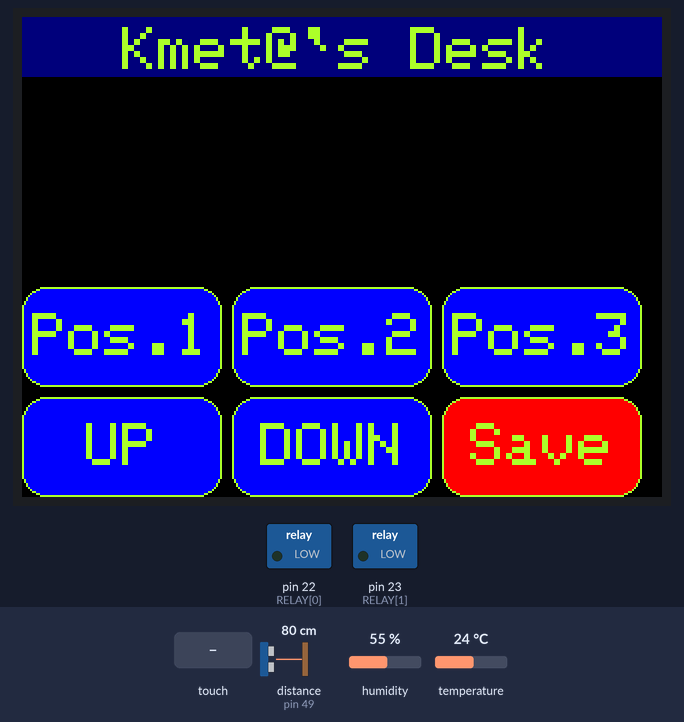
The sketch below on a simulated Arduino Mega 2560, built with avr-gcc and run on an emulated ATmega2560. Shown: 320×240 colour display, switched loads named in the sketch (green lamp = pin HIGH). Wiring (inferred from the names in the program): ultrasonic range finder: trigger pin 51; echo pin 49. The test bench sets the inputs (shaded band); at power-on: distance to the obstacle (sensor on pin 49) 80 cm, humidity 55 %, temperature 24 °C. The echo pulse lasts 58.3 µs per cm; pins used as bus, display or sensor lines are not drawn; what the sketch prints to the serial monitor is not drawn.

Above: at 1.5 s.
1.6 s: touch panel pressed at 87 % / 10 % of its raw x / y range
At 2.3 s:
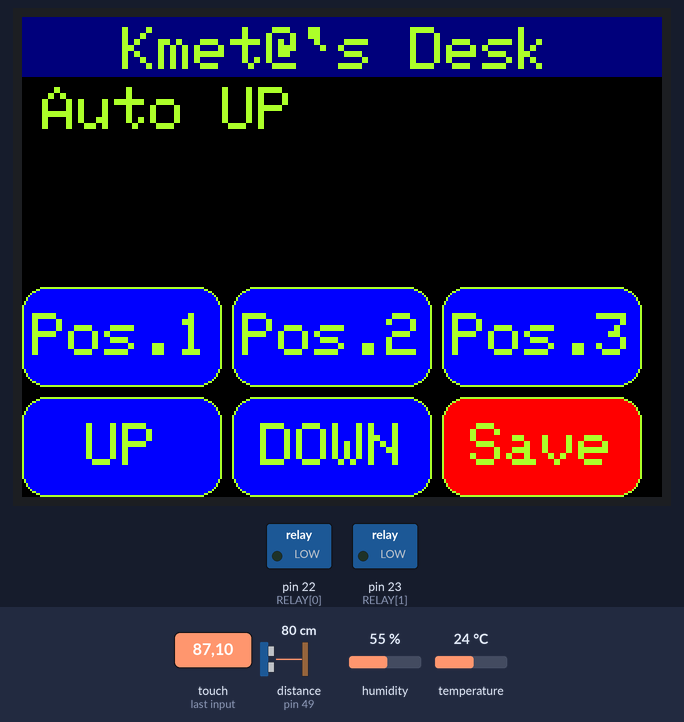
4.0 s: touch panel pressed at 13 % / 30 % of its raw x / y range
At 4.8 s:
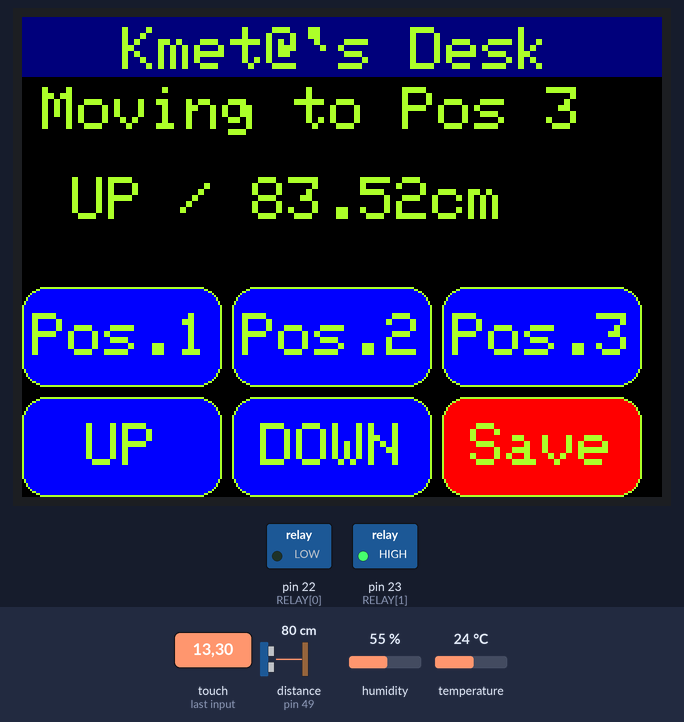
6.4 s: distance to the obstacle (sensor on pin 49) set to 9 cm
At 7.7 s:
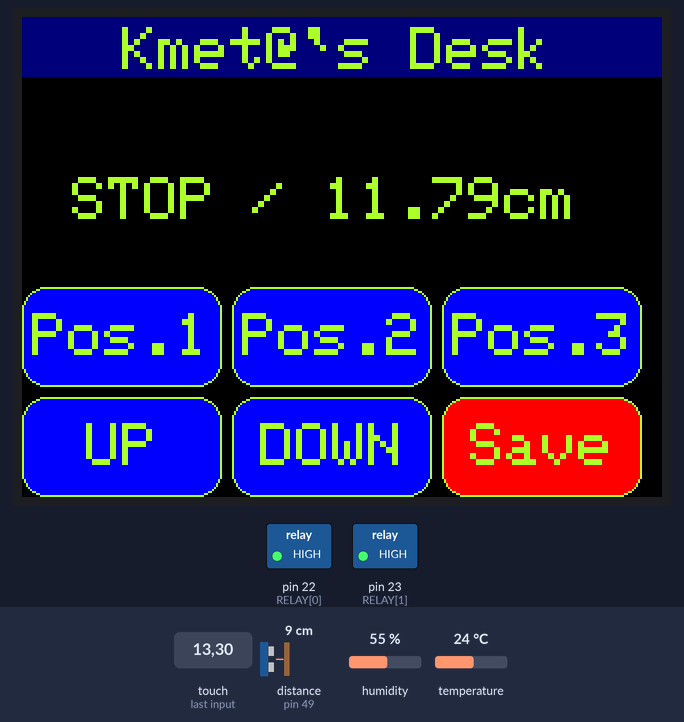
8.0 s: touch panel pressed at 13 % / 10 % of its raw x / y range
At 8.08 s:
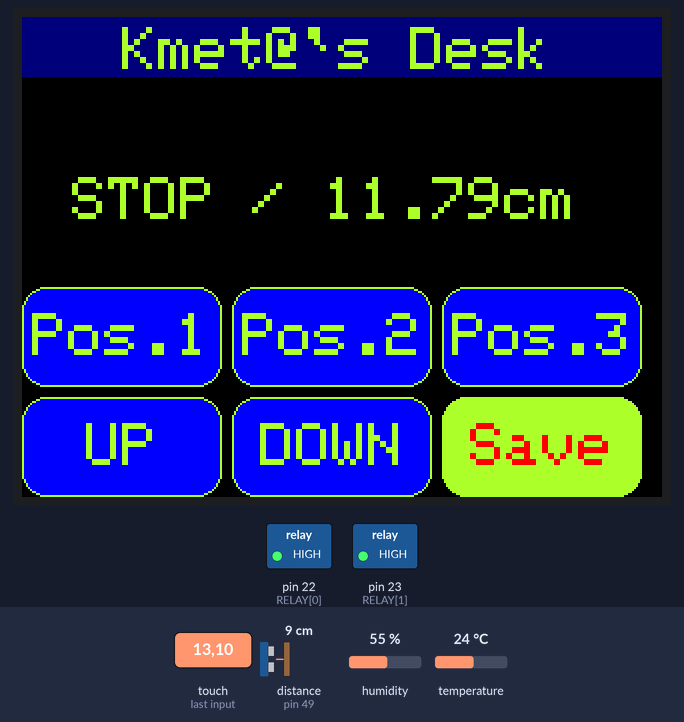
Timing chart, 0 to 11.0 s (numbered marks = the images above; inputs shaded):
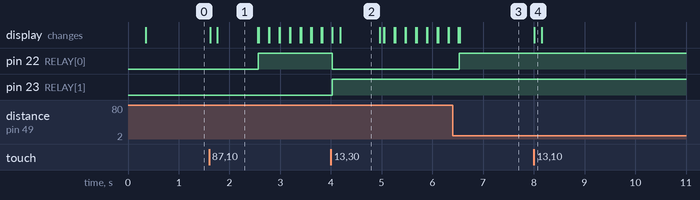

Measured:
- after the input at 1.6 s, pin 22 (RELAY[0]): LOW → HIGH after 0.97 s; the display: first changes at once (image 1 shows a later state)
- after the input at 4.0 s, pin 22 (RELAY[0]): HIGH → LOW at once; pin 23 (RELAY[1]): LOW → HIGH at once; the display: first changes at once (image 2 shows a later state)
- after the input at 6.4 s, pin 22 (RELAY[0]): LOW → HIGH after 0.13 s; the display: first differs from a run without the input after 0.14 s (image 3 shows a later state)
- after the input at 8.0 s, the display: changes at once (image 4)
- what the display in image 1 shows lasts 0.8 s, from 1.8 s to 2.6 s

The sketch:

DescControllerTouch.ino
```cpp
#include <Adafruit_GFX.h>    // Core graphics library
#include <Adafruit_TFTLCD.h> // Hardware-specific library
#include <TouchScreen.h>
#include <DHT.h>

#define LCD_CS A3 // Chip Select goes to Analog 3
#define LCD_CD A2 // Command/Data goes to Analog 2
#define LCD_WR A1 // LCD Write goes to Analog 1
#define LCD_RD A0 // LCD Read goes to Analog 0
#define LCD_RESET A4 // Can alternately just connect to Arduino's reset pin

#define DHTPIN  53
#define DHTTYPE DHT22     // DHT 22  (AM2302)

#define BLACK   0x0000
#define BLUE    0x001F
#define RED     0xF800
#define GREEN   0x07E0
#define CYAN    0x07FF
#define MAGENTA 0xF81F
#define YELLOW  0xFFE0
#define WHITE   0xFFFF

// Color definitions
#define ILI9341_BLACK       0x0000      /*   0,   0,   0 */
#define ILI9341_NAVY        0x000F      /*   0,   0, 128 */
#define ILI9341_DARKGREEN   0x03E0      /*   0, 128,   0 */
#define ILI9341_DARKCYAN    0x03EF      /*   0, 128, 128 */
#define ILI9341_MAROON      0x7800      /* 128,   0,   0 */
#define ILI9341_PURPLE      0x780F      /* 128,   0, 128 */
#define ILI9341_OLIVE       0x7BE0      /* 128, 128,   0 */
#define ILI9341_LIGHTGREY   0xC618      /* 192, 192, 192 */
#define ILI9341_DARKGREY    0x7BEF      /* 128, 128, 128 */
#define ILI9341_BLUE        0x001F      /*   0,   0, 255 */
#define ILI9341_GREEN       0x07E0      /*   0, 255,   0 */
#define ILI9341_CYAN        0x07FF      /*   0, 255, 255 */
#define ILI9341_RED         0xF800      /* 255,   0,   0 */
#define ILI9341_MAGENTA     0xF81F      /* 255,   0, 255 */
#define ILI9341_YELLOW      0xFFE0      /* 255, 255,   0 */
#define ILI9341_WHITE       0xFFFF      /* 255, 255, 255 */
#define ILI9341_ORANGE      0xFD20      /* 255, 165,   0 */
#define ILI9341_GREENYELLOW 0xAFE5      /* 173, 255,  47 */
#define ILI9341_PINK        0xF81F

#define BUTTON_X 50
#define BUTTON_Y 160
#define BUTTON_W 100
#define BUTTON_H 50
#define BUTTON_SPACING_X 5
#define BUTTON_SPACING_Y 5
#define BUTTON_TEXTSIZE 3

//#define YP A3
//#define XM A2
//#define YM 9
//#define XP 8

#define YP A2
#define XM A3
#define YM 8
#define XP 9

//#define YP A1
//#define XM A2
//#define YM 7
//#define XP 6

//#define TS_MINX 150
//#define TS_MINY 120
//#define TS_MAXX 920
//#define TS_MAXY 940

#define TS_MINX 150
#define TS_MINY 120
#define TS_MAXX 920
#define TS_MAXY 940

#define SENSITIVITY 300
#define MINPRESSURE 25
#define MAXPRESSURE 1000

#define ACCURACY 0.50
#define ERRORCORRECTION 0.30

Adafruit_TFTLCD     tft(LCD_CS, LCD_CD, LCD_WR, LCD_RD, LCD_RESET);
TouchScreen         ts = TouchScreen(XP, YP, XM, YM, SENSITIVITY);
Adafruit_GFX_Button buttons[6];

uint16_t buttoncolors[6] = {ILI9341_RED, ILI9341_BLUE, ILI9341_BLUE, ILI9341_BLUE, ILI9341_BLUE, ILI9341_BLUE};
char*    buttonTitles[6] = {"Save", "Pos.1", "Pos.2","Pos.3", "UP","DOWN"};

const int RELAY[]       = {22,23};  //RELAY[0] and RELAY[1] to access the pins
const int trigPin       = 51;
const int echoPin       = 49;

const uint8_t MANUAL    = 1; //a constant to indicate manual mode
const uint8_t AUTOMATIC = 2; //a constant to indicate automatic mode

const int measureInterval     = 800;
const int displayTempInterval = 30000;

const float deskWidth        = 3;
const float deskMinPossition = 65.50;
const float deskMaxPossition = 110.50;
const char  deskName[]       = {"Kmet@`s Desk"};

float newPosition    = 0;
float oldPosition    = 0;
float targetPosition = 0;

unsigned long previousMillis            = 0;
unsigned long currentMillis             = 0;
unsigned long previousMillisDisplay     = 0;
unsigned long previousMillisTempDisplay = 0;

float memPosition[] = {5.5,10.5,11.5};
uint8_t MODE        = MANUAL;

bool btnSavePressed = false;
bool btnPos1Pressed = false;
bool btnPos2Pressed = false;
bool btnPos3Pressed = false;
bool btnUPPressed   = false;
bool btnDownPressed = false;

TSPoint p;
DHT     dht(DHTPIN, DHTTYPE);

void setup(void)
{
  Serial.begin(9600);
  InitilizeScreen();
  pinMode(RELAY[0], OUTPUT);
  pinMode(RELAY[1], OUTPUT);
  pinMode(trigPin, OUTPUT);
  pinMode(echoPin, INPUT);
  dht.begin();
}

void InitilizeScreen()
{
  Serial.println(F("TFT LCD test"));
#ifdef USE_ADAFRUIT_SHIELD_PINOUT
  Serial.println(F("Using Adafruit 2.8\" TFT Arduino Shield Pinout"));
#else
  Serial.println(F("Using Adafruit 2.8\" TFT Breakout Board Pinout"));
#endif
  Serial.print("TFT size is ");
  Serial.print(tft.width());
  Serial.print("x");
  Serial.println(tft.height());

  tft.reset();
  uint16_t identifier = tft.readID();

  Serial.println(identifier, HEX);

  if(identifier==0x0101)
      identifier=0x9341;
  if(identifier==0xC0C0)
      identifier=0x9341;
  if(identifier == 0x9325)
  {
    Serial.println(F("Found ILI9325 LCD driver"));
  } else if(identifier == 0x4535)
  {
    Serial.println(F("Found LGDP4535 LCD driver"));
  }else if(identifier == 0x9328)
  {
    Serial.println(F("Found ILI9328 LCD driver"));
  } else if(identifier == 0x7575)
  {
    Serial.println(F("Found HX8347G LCD driver"));
  } else if(identifier == 0x9341)
  {
    Serial.println(F("Found ILI9341 LCD driver"));
  } else if(identifier == 0x8357)
  {
    Serial.println(F("Found HX8357D LCD driver"));
  } else
  {
    Serial.print(F("Unknown LCD driver chip: "));
    Serial.println(identifier, HEX);
    Serial.println(F("If using the Adafruit 2.4\" TFT Arduino shield, the line:"));
    Serial.println(F("  #define USE_ADAFRUIT_SHIELD_PINOUT"));
    Serial.println(F("should appear in the library header (Adafruit_TFT.h)."));
    Serial.println(F("If using the breakout board, it should NOT be #defined!"));
    Serial.println(F("Also if using the breakout, double-check that all wiring"));
    Serial.println(F("matches the tutorial."));
    return;
  }
  tft.begin(identifier);
  tft.fillScreen(BLACK);
  tft.setRotation(3);
  // x, y, w, h, outline, fill, text
  //Save Button
  buttons[0].initButton(&tft,BUTTON_X + BUTTON_W*2 + BUTTON_SPACING_X*2,BUTTON_Y+BUTTON_SPACING_Y+BUTTON_H ,BUTTON_W,BUTTON_H,ILI9341_GREENYELLOW, buttoncolors[0], ILI9341_GREENYELLOW, buttonTitles[0] , BUTTON_TEXTSIZE);
  buttons[0].drawButton();
  //Pos.1
  buttons[1].initButton(&tft,BUTTON_X                                  ,BUTTON_Y                          ,BUTTON_W,BUTTON_H,ILI9341_GREENYELLOW, buttoncolors[1], ILI9341_GREENYELLOW, buttonTitles[1], BUTTON_TEXTSIZE);
  buttons[1].drawButton();
  //Pos.2
  buttons[2].initButton(&tft,BUTTON_X + BUTTON_W + BUTTON_SPACING_X    ,BUTTON_Y                          ,BUTTON_W,BUTTON_H,ILI9341_GREENYELLOW, buttoncolors[2], ILI9341_GREENYELLOW, buttonTitles[2], BUTTON_TEXTSIZE);
  buttons[2].drawButton();
  //Pos.3
  buttons[3].initButton(&tft,BUTTON_X + BUTTON_W*2 + BUTTON_SPACING_X*2,BUTTON_Y                           ,BUTTON_W,BUTTON_H,ILI9341_GREENYELLOW, buttoncolors[3], ILI9341_GREENYELLOW, buttonTitles[3], BUTTON_TEXTSIZE);
  buttons[3].drawButton();
  //Up
  buttons[4].initButton(&tft,BUTTON_X                                  ,BUTTON_Y+BUTTON_SPACING_Y+BUTTON_H ,BUTTON_W,BUTTON_H,ILI9341_GREENYELLOW, buttoncolors[4], ILI9341_GREENYELLOW, buttonTitles[4]  , BUTTON_TEXTSIZE);
  buttons[4].drawButton();
  //Down
  buttons[5].initButton(&tft,BUTTON_X + BUTTON_W + BUTTON_SPACING_X    ,BUTTON_Y+BUTTON_SPACING_Y+BUTTON_H ,BUTTON_W,BUTTON_H,ILI9341_GREENYELLOW, buttoncolors[5], ILI9341_GREENYELLOW, buttonTitles[5] , BUTTON_TEXTSIZE);
  buttons[5].drawButton();

  DrawPosition(1,false);
  DrawTemp();
  DrawDeskName(deskName);
}

void readResistiveTouch()
{
  digitalWrite(13, HIGH);
  p = ts.getPoint();
  digitalWrite(13, LOW);
  pinMode(YP, OUTPUT);      //restore shared pins
  pinMode(XM, OUTPUT);
}
void DrawPosition(int traveldirection, bool moving)
{
  if ((unsigned long)(currentMillis - previousMillisDisplay) >= measureInterval)
  {
    tft.fillRect(25, 80, 320, 30, ILI9341_BLACK);
    tft.setCursor(25, 80);
    tft.setTextColor(ILI9341_GREENYELLOW);
    tft.setTextSize(3);
    if(moving)
    {
      tft.print(traveldirection == 1 ? "UP / ":"DOWN / ");
    }
    else
    {
      tft.print("STOP / ");
    }
    tft.print(GetDistance(deskWidth));
    tft.print("cm");
  }
}
void DrawTemp()
{
  if ((unsigned long)(currentMillis - previousMillisTempDisplay) >= displayTempInterval)
  {
    tft.fillRect(25, 110, 320, 25, ILI9341_BLACK);
    tft.setCursor(25, 110);
    tft.setTextColor(ILI9341_GREENYELLOW);
    tft.setTextSize(3);
    tft.print(dht.readTemperature());
    tft.print("C / ");
    tft.print(dht.readHumidity());
    tft.print("%");
    previousMillisTempDisplay = currentMillis;
  }
}
void DrawDeskName(char* deskName)
{
  tft.fillRect(0, 0, 320, 30, ILI9341_NAVY);
  tft.setCursor(50, 5);
  tft.setTextColor(ILI9341_GREENYELLOW);
  tft.setTextSize(3);
  tft.print(deskName);
}
void DrawInfo(char* data)
{
    tft.fillRect(10, 35, 320, 35, ILI9341_BLACK);
    tft.setCursor(10, 35);
    tft.setTextColor(ILI9341_GREENYELLOW);
    tft.setTextSize(3);
    tft.print(data);
}

void loop(void)
{
   currentMillis = millis();
   readResistiveTouch();

   if(previousMillisTempDisplay <= 0)
   {
      previousMillisTempDisplay = currentMillis;
   }

   DrawTemp();

   if (p.z > MINPRESSURE && p.z < MAXPRESSURE)
   {
    //If the buttons are not pressed correctly swith the places of the TS_MINX,TS_MAXX AND THE places of tft.width()....
    // scale from 0->1023 to tft.width
    p.x = map(p.x, TS_MINX, TS_MAXX,tft.width(),0);
    p.y = map(p.y, TS_MINY, TS_MAXY,tft.height(),0);
   }

   // go thru all the buttons, checking if they were pressed
   for (uint8_t b = 0; b < 6; b++)
   {
      if (buttons[b].contains(p.x, p.y))
      {
        buttons[b].press(true);  // tell the button it is pressed
        previousMillisDisplay = currentMillis;
        switch(b)
        {
          //Button Save Pressed
          case 0:
          btnSavePressed = true;
          btnPos1Pressed = false;
          btnPos2Pressed = false;
          btnPos3Pressed = false;
          btnUPPressed   = false;
          btnDownPressed = false;
          break;
          //Button Pos 1 Pressed
          case 1:
          btnPos1Pressed = true;
          btnPos2Pressed = false;
          btnPos3Pressed = false;
          btnUPPressed   = false;
          btnDownPressed = false;

          break;
          //Button Pos 2 Pressed
          case 2:
          btnPos2Pressed = true;
          btnPos1Pressed = false;
          btnPos3Pressed = false;
          btnUPPressed   = false;
          btnDownPressed = false;
          break;
          //Button Pos 3 Pressed
          case 3:
          btnPos3Pressed = true;
          btnPos1Pressed = false;
          btnPos2Pressed = false;
          btnUPPressed   = false;
          btnDownPressed = false;
          break;
          //Button UP Pressed
          case 4:
          btnUPPressed   =  true;
          btnPos1Pressed = false;
          btnPos2Pressed = false;
          btnPos3Pressed = false;
          btnDownPressed = false;
          btnSavePressed = false;
          break;
          //Button Down Pressed
          case 5:
          btnDownPressed =  true;
          btnPos1Pressed = false;
          btnPos2Pressed = false;
          btnPos3Pressed = false;
          btnUPPressed   = false;
          btnSavePressed = false;
          break;
        }
      }
      else
      {
        buttons[b].press(false);  // tell the button it is NOT pressed
      }
    }

    // now we can ask the buttons if their state has changed
    for (uint8_t b=0; b < 6; b++)
    {
      if (buttons[b].justReleased())
      {
        buttons[b].drawButton();    // draw normal
      }
      if (buttons[b].justPressed())
      {
        buttons[b].drawButton(true);// draw invert!
      }
    }

    if ((unsigned long)(currentMillis - previousMillis) >= 200)  //Measure every 200ms becaus else we get false readings some times
    {
      newPosition = GetDistance(deskWidth);
      previousMillis = currentMillis;
    }

  if(btnSavePressed)  //if the save Buttons is pressed then  we press the other position buttons the possition is saved to the second button that we save;
  {
   //Save Positiont1
   if(btnPos1Pressed)
   {
     memPosition[0] = GetDistance(deskWidth);
     btnPos1Pressed = false;
     btnSavePressed = false;
     DrawInfo("Saved Position 1: " + char(memPosition[0]) );
   }
   //Save Positiont2
   if(btnPos2Pressed)
   {
     memPosition[1] = GetDistance(deskWidth);
     btnPos2Pressed = false;
     btnSavePressed = false;
     DrawInfo("Saved Position 2: " + char(memPosition[1]) );
   }
   //Save Positiont3
   if(btnPos3Pressed)
   {
     memPosition[2] = GetDistance(deskWidth);
     btnPos3Pressed = false;
     btnSavePressed = false;
     DrawInfo("Saved Position 3: " + char(memPosition[2]) );
   }
  }

  //Button UP Control
  if(btnUPPressed && MODE == MANUAL)
  {
    DrawInfo("Auto UP");
    MODE = AUTOMATIC;
    targetPosition = 600;
    oldPosition = GetDistance(deskWidth) + 0.60; //Adding some cm so it can sense that position is different and start moving
    btnUPPressed = false;
  }
  //Button Down Control
  if(btnDownPressed && MODE == MANUAL)
  {
    DrawInfo("Auto Down");
    MODE = AUTOMATIC;
    targetPosition = 2;
    oldPosition = GetDistance(deskWidth) + 0.60; //Adding some cm so it can sense that position is different and start moving
    btnDownPressed = false;
  }

  if(btnSavePressed && MODE == AUTOMATIC)
  {
    stopActuator();
    MODE = MANUAL;
    btnPos1Pressed = false;
    btnPos2Pressed = false;
    btnPos3Pressed = false;
    btnUPPressed   = false;
    btnDownPressed = false;
    btnSavePressed = false;
    DrawInfo("");
  }

  //Button Position 1 Control
  if(btnPos1Pressed && btnSavePressed) //So we do not move on saving position
  {
  }

  if(btnPos1Pressed && !btnSavePressed)
  {
    DrawInfo("Moving to Pos 1");
    MODE = AUTOMATIC;
    targetPosition = memPosition[0];
    oldPosition = GetDistance(deskWidth) + 0.60;   //Adding some cm so it can sense that position is different and start moving
    btnPos1Pressed = false;
  }

   //Button Position 2 Control
  if(btnPos2Pressed && btnSavePressed) //So we do not move on saving position
  {
  }

  if(btnPos2Pressed && !btnSavePressed)
  {
    DrawInfo("Moving to Pos 2");
    MODE = AUTOMATIC;
    targetPosition = memPosition[1];
    oldPosition = GetDistance(deskWidth) + 0.60;   //Adding some cm so it can sense that position is different and start moving
    btnPos2Pressed = false;
  }

  //Button Position 3 Control
  if(btnPos3Pressed && btnSavePressed) //So we do not move on saving position
  {
  }

  if(btnPos3Pressed && !btnSavePressed)
  {
    DrawInfo("Moving to Pos 3");
    MODE = AUTOMATIC;
    targetPosition = memPosition[2];
    oldPosition = GetDistance(deskWidth) + 0.60;   //Adding some cm so it can sense that position is different and start moving
    btnPos3Pressed = false;
  }

  //Control Actuator AUTOMATIC MODE
  if(MODE == AUTOMATIC && newPosition != targetPosition)
  {
    if(targetPosition < newPosition)
    {
//      Serial.println("AUTO RETRACT");
//      Serial.println(newPosition);
//      Serial.println(oldPosition-newPosition);
      if((oldPosition-newPosition) < 1  && (oldPosition-newPosition) > - ERRORCORRECTION)   //this way we skip incorect readings
      {
        retractActuator();
        MODE = AUTOMATIC;
        oldPosition = newPosition;
      }
      DrawPosition(0,true);
    }

    if(targetPosition > newPosition)
    {
//      Serial.println("AUTO EXTEND");
//      Serial.println(newPosition);
//      Serial.println(newPosition - oldPosition);

      if((newPosition - oldPosition) < 1 && (newPosition - oldPosition) > - ERRORCORRECTION)  //this way we skip incorect readings
      {
       extendActuator();
       MODE = AUTOMATIC;
       oldPosition = newPosition;
      }
      DrawPosition(1,true);
    }

    if( (targetPosition == newPosition) || abs(targetPosition - newPosition) <= ACCURACY)
    {
//    Serial.println("AUTO STOP");
      MODE = MANUAL;
      stopActuator();
      DrawPosition(1,false);
      DrawInfo("");
    }
  }
}

//Move the Actuator UP
void extendActuator()
{
  digitalWrite(RELAY[0], HIGH);
  digitalWrite(RELAY[1], LOW);
}
//Move the Actuator Down
void retractActuator()
{
  digitalWrite(RELAY[0], LOW);
  digitalWrite(RELAY[1], HIGH);
}
void stopActuator()
{
  digitalWrite(RELAY[0], HIGH);
  digitalWrite(RELAY[1], HIGH);
}

float GetDistance(float distanceCMToDeskUpper)
{
  float duration;
  float distanceCm;
  digitalWrite(trigPin, LOW);
  delayMicroseconds(2);
  digitalWrite(trigPin, HIGH);
  delayMicroseconds(10);
  digitalWrite(trigPin, LOW);
  duration = pulseIn(echoPin, HIGH);
  float sp = (331.4 + (0.606 * dht.readTemperature()) + (0.0124 * dht.readHumidity())) / 10000;
  distanceCm = (duration/2) * sp;
  return (distanceCm + distanceCMToDeskUpper);
}
```
